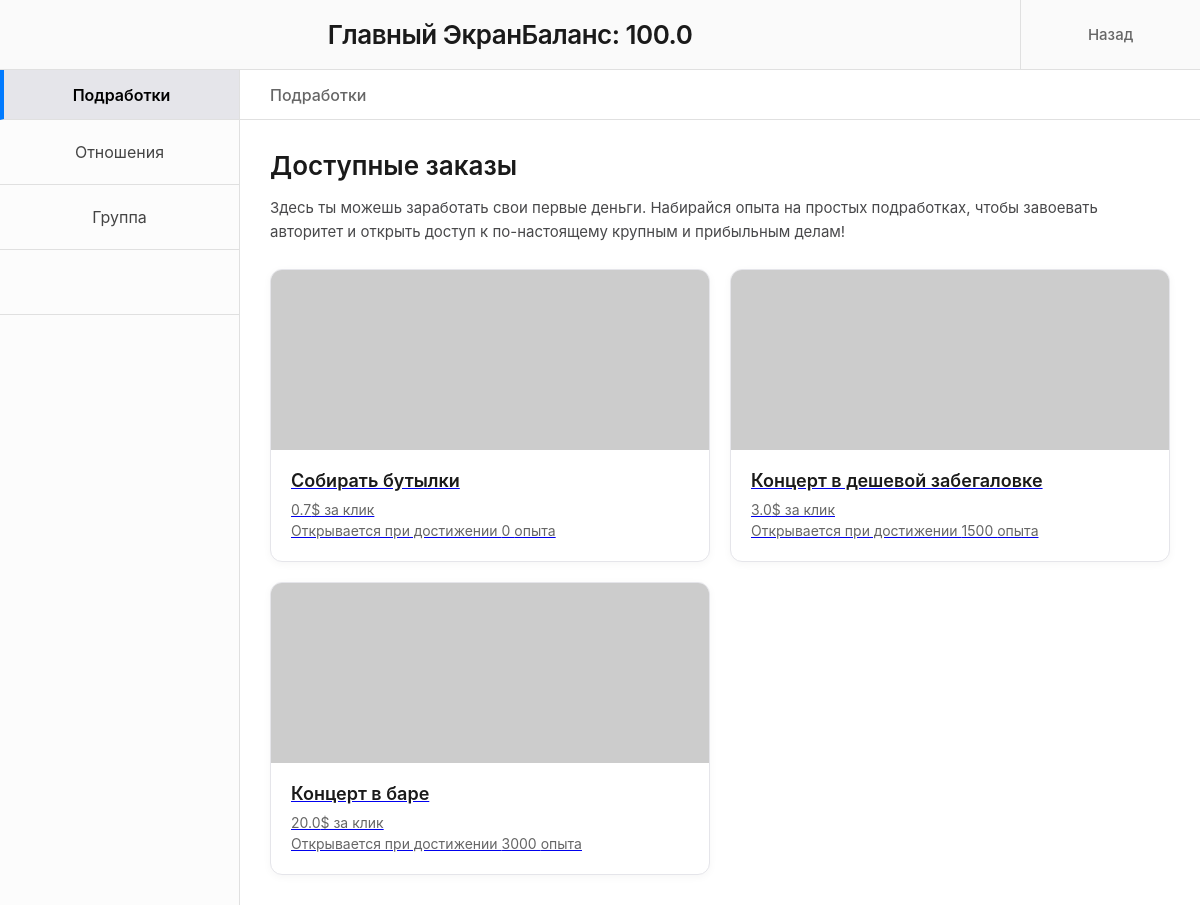
The page /computer (signed in) on the database its author committed.
### models.py (models this page shows)
class BaseModel(Model):
    class Meta:
        database = db

class Player(BaseModel):
    avatar = ForeignKeyField(Avatars, backref="players")
    login = CharField(unique=True)
    password = CharField()
    hp = IntegerField(default=100)
    energy = IntegerField(default=100)
    max_hp = IntegerField(default=100)
    max_energy = IntegerField(default=100)
    charisma = IntegerField(default=0)
    charisma_bonus = IntegerField(default=0)
    money = FloatField(default=0)
    glory = IntegerField(default=0)
    xp = IntegerField(default=0)
    xp_bonus = FloatField(default=1)
    age = IntegerField()
    name = CharField()
    location = ForeignKeyField(Locations, backref="players", null = True)
    job = ForeignKeyField(Jobs, backref="players", null=True)
    satiety = IntegerField(default=100)
    max_satiety = IntegerField(default=100)
    hydration = IntegerField(default=100)
    max_hydration = IntegerField(default=100)
    time = IntegerField(default=0)
    days = IntegerField(default=0)

class Jobs(BaseModel):
    name = CharField()
    salary = FloatField()
    need_xp = IntegerField()
    need_charisma = IntegerField()
    time_cost = IntegerField()
    energy_cost = IntegerField()
    open_from = IntegerField()
    open_to = IntegerField()
    link = CharField()

### main.py (the view)
@app.route("/computer")
def computer():
    player = Player.get_or_none(Player.login == session.get("login"))
    avatar = Avatars.get_or_none(Avatars.id == player.avatar)
    hours = player.time // 60
    minutes = player.time % 60
    job = Jobs.select()
    relations = Relations.select().where(Relations.player_id == player.id)
    band = Band.get_or_none(Band.player_id == player.id)
    return render_template("computer.html", player=player, hours=hours, minutes=minutes, avatar=avatar, jobs=job, relations = relations, band=band)

### templates/computer.html (shortened to what this page needs)
<!DOCTYPE html>
<html lang="ru">
<head>
    <link rel="stylesheet" href="../static/css/computer.css">
</head>
<body>
    <div class="window-container">
        <header class="header">
            <div class="header-title">
                <p>Главный Экран </p>
                <p id="balance">Баланс: {{player.money}}</p>
            </div>
            <button class="back-button" onclick="window.history.back();">
                <div>Назад</div>
            </button>
        </header>
        <div class="main-content">
            <aside class="sidebar">
                <div class="sidebar-first-item active" data-tab="tab-jobs">Подработки</div>
                <div class="sidebar-item" data-tab="tab-relations">Отношения</div>
                <div class="sidebar-item" data-tab="tab-group">Группа</div>
                <div class="sidebar-empty-item"></div>
                <div class="sidebar-spacer"></div>
            </aside>
            <main class="content-area">
                <div class="content-subheader" id="current-header">Подработки</div>
                <div class="content-body">
                    <div id="tab-jobs" class="tab-content active">
                        <h2>Доступные заказы</h2>
                        <p class="intro-text">
                            Здесь ты можешь заработать свои первые деньги.
                            Набирайся опыта на простых подработках, чтобы завоевать авторитет и открыть доступ к по-настоящему крупным и прибыльным делам!
                        </p>
                        <div class="jobs-container">
                            {%for job in jobs%}
                            <a href="/job/{{job.link}}">
                            <div class="job-card">
                                <div class="job-card-image">
                                    <img src="https://picsum.photos" >
                                </div>
                                <div class="job-card-info">
                                    <h3>{{job.name}}</h3>
                                    <p>{{job.salary}}$ за клик</p>
                                    <p>Открывается при достижении {{job.need_xp}} опыта</p>
                                </div>
                            </div>
                            </a>
                            {%endfor%}
                        </div>
                    </div>
                </div>
            </main>
        </div>
    </div>
</body>
</html>

### static/css/computer.css (style rules this page uses)
* { box-sizing: border-box; margin: 0; padding: 0; font-family: -apple-system, BlinkMacSystemFont, "Segoe UI", Roboto, Helvetica, Arial, sans-serif; }
html, body { height: 100%; width: 100%; overflow: hidden; background-color: #ffffff; }
.window-container { height: 100vh; width: 100vw; display: grid; grid-template-rows: 70px 1fr; }
.header { display: grid; grid-template-columns: 1fr 180px; border-bottom: 1px solid #e0e0e0; background-color: #fafafa; }
.header-title { display: flex; justify-content: center; align-items: center; font-size: 26px; font-weight: 600; color: #1a1a1a; letter-spacing: -0.5px; }
.back-button { display: flex; flex-direction: column; justify-content: center; align-items: center; border-left: 1px solid #e0e0e0; cursor: pointer; font-size: 15px; font-weight: 500; color: #666666; background: none; border-top: none; border-right: none; border-bottom: none; transition: all 0.2s ease; }
.main-content { display: grid; grid-template-columns: 240px 1fr; height: 100%; }
.sidebar { display: flex; flex-direction: column; border-right: 1px solid #e0e0e0; background-color: #fcfcfc; }
.content-area { display: grid; grid-template-rows: 50px 1fr; background-color: #ffffff; height: 100%; overflow: hidden; }
.sidebar-first-item { height: 50px; border-bottom: 1px solid #e0e0e0; display: flex; justify-content: center; align-items: center; font-size: 16px; color: #444444; cursor: pointer; transition: all 0.15s ease; }
.content-subheader { height: 50px; padding-left: 30px; display: flex; align-items: center; font-size: 16px; font-weight: 500; color: #666666; border-bottom: 1px solid #e0e0e0; background-color: #ffffff; }
.sidebar-item { height: 65px; border-bottom: 1px solid #e0e0e0; display: flex; justify-content: center; align-items: center; font-size: 16px; color: #444444; cursor: pointer; transition: all 0.15s ease; }
.sidebar-empty-item { height: 65px; border-bottom: 1px solid #e0e0e0; }
.sidebar-first-item.active, .sidebar-item.active { background-color: #e5e5ea; color: #000000; font-weight: 600; border-left: 4px solid #007aff; }
.sidebar-spacer { flex-grow: 1; background-color: #fcfcfc; }
.content-body { padding: 30px; overflow-y: auto; height: 100%; }
.tab-content { display: none; animation: fadeIn 0.3s ease; }
.tab-content.active { display: block; }
.tab-content h2 { font-size: 26px; color: #1a1a1a; margin-bottom: 15px; font-weight: 600; }
.tab-content .intro-text { font-size: 15px; color: #48484a; line-height: 1.6; margin-bottom: 25px; }
.jobs-container { display: grid; grid-template-columns: repeat(auto-fill, minmax(320px, 1fr)); gap: 20px; margin-top: 15px; }
.job-card { background-color: #ffffff; border: 1px solid #e5e5ea; border-radius: 12px; overflow: hidden; display: flex; flex-direction: column; box-shadow: 0 2px 8px rgba(0, 0, 0, 0.04); transition: transform 0.2s ease, box-shadow 0.2s ease; }
.job-card-image { width: 100%; height: 180px; background-color: #f2f2f7; overflow: hidden; position: relative; }
.job-card-image img { width: 100%; height: 100%; object-fit: cover; }
.job-card-info { padding: 20px; display: flex; flex-direction: column; flex-grow: 1; }
.job-card-info h3 { font-size: 18px; font-weight: 600; color: #1a1a1a; margin-bottom: 8px; }
.job-card-info p { font-size: 14px; color: #666666; line-height: 1.5; }

### rows shown on the page
Player: money "100.0"
Jobs: name "Собирать бутылки", salary "0.7", need_xp "0"
Jobs: name "Концерт в дешевой забегаловке", salary "3.0", need_xp "1500"
Jobs: name "Концерт в баре", salary "20.0", need_xp "3000"
